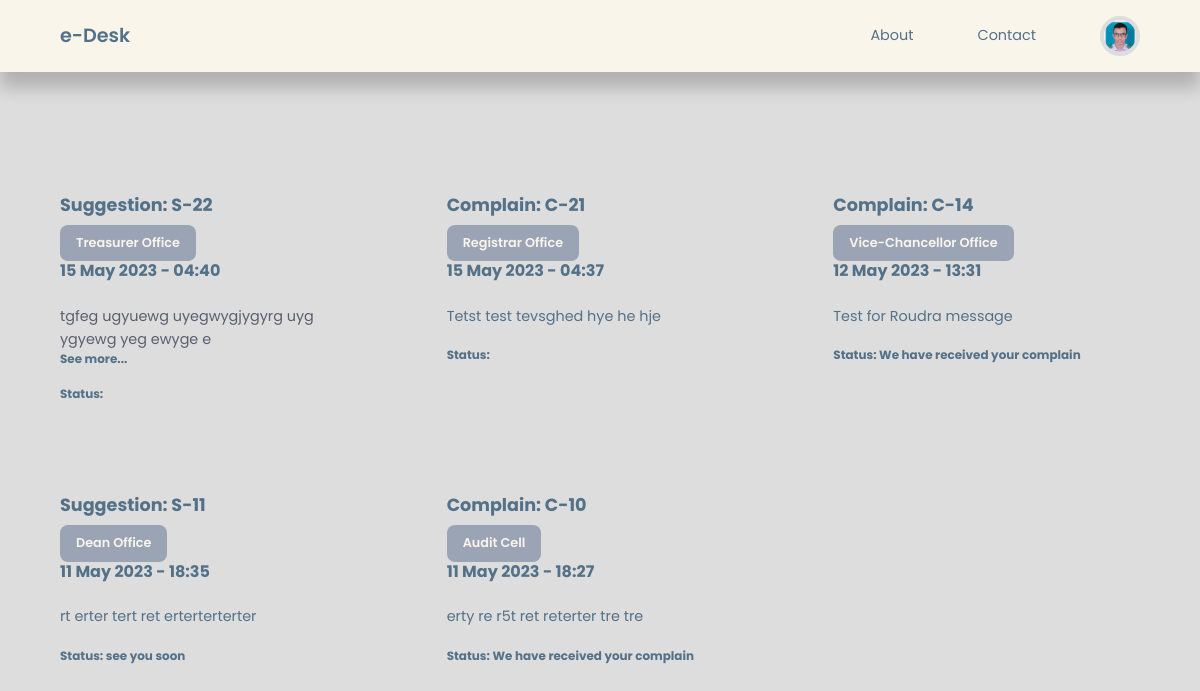
Page /user/user-index.php (signed in) on the committed database.
### tables this page shows
CREATE TABLE `usermanagement` (
  `id` int(10) NOT NULL,
  `firstname` varchar(255) NOT NULL,
  `lastname` varchar(255) NOT NULL,
  `userid` varchar(255) NOT NULL,
  `email` varchar(255) NOT NULL,
  `password` varchar(255) NOT NULL,
  `picture` varchar(255) NOT NULL,
  `stat` varchar(255) NOT NULL
);

CREATE TABLE `post` (
  `id` int(20) NOT NULL,
  `title` varchar(255) NOT NULL,
  `body` mediumtext NOT NULL,
  `picture` varchar(255) NOT NULL,
  `office_id` int(20) NOT NULL,
  `author_id` int(20) NOT NULL,
  `user_id` int(20) NOT NULL,
  `type` varchar(255) NOT NULL,
  `post_type` varchar(255) NOT NULL,
  `date_time` timestamp NOT NULL DEFAULT current_timestamp(),
  `status` varchar(255) NOT NULL,
  `comment` varchar(255) NOT NULL
);

CREATE TABLE `adminaddoffice` (
  `id` int(20) NOT NULL,
  `title` varchar(255) NOT NULL,
  `description` varchar(255) NOT NULL
);

### user/user-index.php (the view, shortened to what this page needs)
<?php
include 'partials/header.php';
$query = "SELECT * FROM post WHERE status='ok' AND user_id != '0' ORDER BY date_time DESC LIMIT 9";
$posts = mysqli_query($connection, $query);
?>
<section class="posts <?= $featured ? '' : 'section__extra-margin' ?>">
    <div class="container posts__container">
        <?php while ($post = mysqli_fetch_assoc($posts)) : ?>
            <article class="post">
                <div class="post__info">
                    <?php
                    $category_id = $post['office_id'];
                    $category_query = "SELECT * FROM adminaddoffice WHERE id=$category_id";
                    $category_result = mysqli_query($connection, $category_query);
                    $category = mysqli_fetch_assoc($category_result);
                    ?>
                    <h3><?= $post['type'] ?><?= $post['id'] ?></h3>
                    <a href="<?= ROOT_URL ?>user/category-posts.php?id=<?= $post['office_id'] ?>" class="category__button"><?= $category['title'] ?></a>
                    <h4 class="post__title">
                        <?= date("d M Y - H:i", strtotime($post['date_time'])) ?>
                    </h4>
                    <p class="post__body">
                        <?php $len = strlen($post['body']); ?>
                        <?php if ($len < 50) : ?>
                            <a href="<?= ROOT_URL ?>user/details-post.php?id=<?= $post['id'] ?>"><?= $post['body'] ?></a>
                        <?php else : ?>
                            <?= substr($post['body'], 0, 50) ?>
                    <h5><a href="<?= ROOT_URL ?>user/details-post.php?id=<?= $post['id'] ?>">See more...</a></h5>
                <?php endif ?>
                </p>
                <div class="post__author">
                    <div class="post__author-info">
                        <h5>Status: <?= $post['comment'] ?></h5>
                    </div>
                </div>
                </div>
            </article>
        <?php endwhile ?>
    </div>
</section>

### user/partials/header.php (shortened to what this page needs)
<?php
require 'config/database.php';
if (isset($_SESSION['user-id'])) {
    $id = filter_var($_SESSION['user-id'], FILTER_SANITIZE_NUMBER_INT);
    $query = "SELECT picture FROM usermanagement WHERE id=$id";
    $result = mysqli_query($connection, $query);
    $picture = mysqli_fetch_assoc($result);
}
?>
<!DOCTYPE html>
<html lang="en">
<head>
    <link rel="stylesheet" href="<?= ROOT_URL ?>css/style.css">
    <link rel="stylesheet" href="https://unicons.iconscout.com/release/v4.0.0/css/line.css">
    <link rel="stylesheet" type="text/css" href="https://cdn.datatables.net/1.13.4/css/jquery.dataTables.css" />
</head>
<body>
    <nav>
        <div class="container nav__container">
            <a href="<?= ROOT_URL ?>user/user-index.php" class="nav__logo">e-Desk</a>
            <ul class="nav__items">
                <li><a href="<?= ROOT_URL ?>about.php">About</a></li>
                <li><a href="<?= ROOT_URL ?>contact.php">Contact</a></li>
                <?php if (isset($_SESSION['user-id'])) : ?>
                    <li class="nav__profile">
                        <div class="avatar">
                            <img src="<?= ROOT_URL . 'images/' . $picture['picture'] ?>">
                        </div>
                    </li>
                <?php else : ?>
                    <li><a href="<?= ROOT_URL ?>signin.php">SignIn</a></li>
                <?php endif ?>
            </ul>
        </div>
    </nav>

### css/style.css (style rules this page uses)
:root { --color-primary: #F9F5EB; --color-primary-light: #9BA4B5; --color-primary-variant: #5854c7; --color-red: #da0f3f; --color-red-light: hsl(346, 87%, 46%, 15%); --color-green: #00c476; --color-green-light: hsl(156, 100%, 38%, 15%); --color-gray-900: #F4EEE0; --color-gray-700: #E4DCCF; --color-gray-300: rgba(242, 242, 254, 0.3); --color-gray-200: rgba(33, 42, 62, 0.7); --color-white: #537188; --color-bg: #ddd; --transition: all 300ms ease; --container-width-lg: 74%; --container-width-md: 88%; --form-width: 40%; --card-border-radius-1: 0.3rem; --card-border-radius-2: 0.5rem; --card-border-radius-3: 0.8rem; --card-border-radius-4: 2rem; --card-border-radius-5: 5rem; }
* { margin: 0; padding: 0; outline: 0; border: 0; appearance: 0; list-style: none; text-decoration: none; box-sizing: border-box; font-family: 'Poppins', sans-serif; }
body { line-height: 1.6; color: var(--color-gray-200); overflow-x: hidden; background: var(--color-bg); font-size: 0.9rem; }
.container { width: 90%; max-width: 1800px; margin-inline: auto; }
section { margin-top: 3rem; width: 100vw; }
.section__extra-margin { margin-top: 7rem; }
h1, h2, h3, h4, h5 { color: var(--color-white); line-height: 1.3; }
h3 { font-size: 1.1rem; margin: 0.8rem 0 0.5rem; }
h4 { font-size: 1rem; }
a { color: var(--color-white); transition: var(--transition); }
img { display: block; width: 100%; object-fit: cover; }
nav { background: var(--color-primary); width: 100vw; height: 4.5rem; position: fixed; top: 0; z-index: 10; box-shadow: 0 1rem 1rem rgba(0, 0, 0, 0.2); }
.nav__container { height: 100%; display: flex; align-items: center; justify-content: space-between; }
.avatar { width: 2.5rem; height: 2.5rem; border-radius: 50%; overflow: hidden; border: 0.3rem solid var(--color-bg); }
.nav__logo { font-weight: 600; font-size: 1.2rem; }
.nav__items { display: flex; align-items: center; gap: 4rem; }
.nav__profile { position: relative; cursor: pointer; }
.category__button { background: var(--color-primary-light); color: var(--color-primary); display: inline-block; padding: 0.5rem 1rem; border-radius: var(--card-border-radius-2); font-weight: 600; font-size: 0.8rem; text-align: center; }
.post__author { display: flex; gap: 1rem; margin-top: 1.2rem; }
.posts__container { display: grid; grid-template-columns: repeat(3, 1fr); gap: 5rem; margin-bottom: 5rem; }

### rows in the picture
usermanagement: picture (picture)
post: type "Suggestion: S-", id "22", adminaddoffice.title "Treasurer Office", date_time "15 May 2023 - 04:40", body "tgfeg ugyuewg uyegwygjygyrg uyg ygyewg yeg ewyge e"
post: type "Complain: C-", id "21", adminaddoffice.title "Registrar Office", date_time "15 May 2023 - 04:37", body "Tetst test tevsghed hye he hje"
post: type "Complain: C-", id "14", adminaddoffice.title "Vice-Chancellor Office", date_time "12 May 2023 - 13:31", body "Test for Roudra message", comment "We have received your complain"
post: type "Suggestion: S-", id "11", adminaddoffice.title "Dean Office", date_time "11 May 2023 - 18:35", body "rt erter tert ret erterterterter", comment "see you soon"
post: type "Complain: C-", id "10", adminaddoffice.title "Audit Cell", date_time "11 May 2023 - 18:27", body "erty re r5t ret reterter tre tre", comment "We have received your complain"
